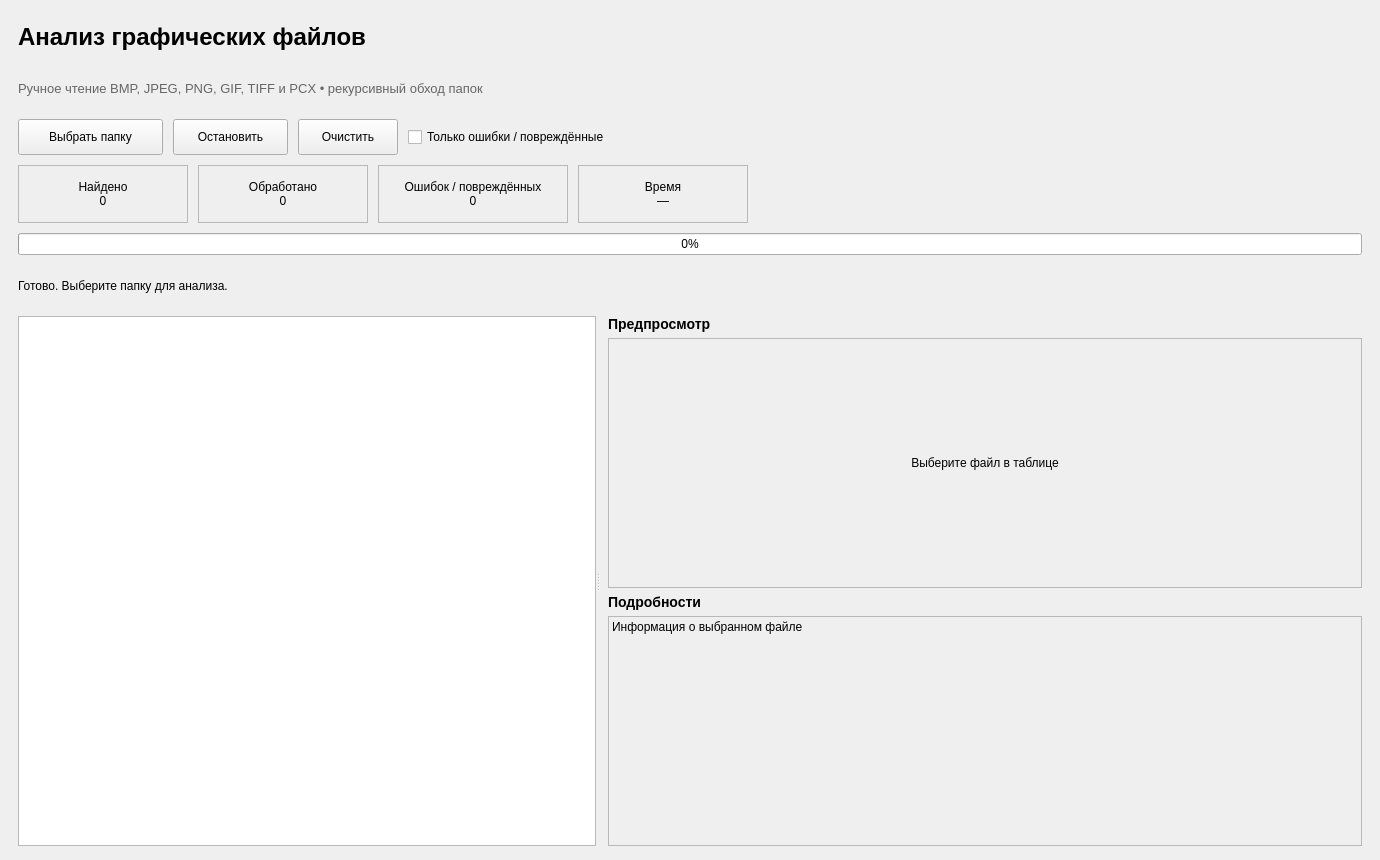
<?xml version="1.0" encoding="UTF-8"?>
<ui version="4.0">
 <class>MainWindow</class>
 <widget class="QMainWindow" name="MainWindow">
  <property name="geometry"><rect><x>0</x><y>0</y><width>1380</width><height>860</height></rect></property>
  <property name="minimumSize"><size><width>1050</width><height>680</height></size></property>
  <property name="windowTitle"><string>Анализ графических файлов — Лабораторная работа №2</string></property>
  <widget class="QWidget" name="centralWidget">
   <layout class="QVBoxLayout" name="rootLayout">
    <property name="leftMargin"><number>18</number></property><property name="topMargin"><number>16</number></property>
    <property name="rightMargin"><number>18</number></property><property name="bottomMargin"><number>14</number></property>
    <property name="spacing"><number>10</number></property>
    <item><widget class="QLabel" name="titleLabel"><property name="text"><string>Анализ графических файлов</string></property><property name="styleSheet"><string>font-size: 24px; font-weight: 700;</string></property></widget></item>
    <item><widget class="QLabel" name="subtitleLabel"><property name="text"><string>Ручное чтение BMP, JPEG, PNG, GIF, TIFF и PCX • рекурсивный обход папок</string></property><property name="styleSheet"><string>color: #666; font-size: 13px;</string></property></widget></item>
    <item>
     <layout class="QHBoxLayout" name="controlsLayout">
      <item><widget class="QPushButton" name="chooseButton"><property name="minimumSize"><size><width>145</width><height>36</height></size></property><property name="text"><string>Выбрать папку</string></property></widget></item>
      <item><widget class="QPushButton" name="stopButton"><property name="minimumSize"><size><width>115</width><height>36</height></size></property><property name="text"><string>Остановить</string></property></widget></item>
      <item><widget class="QPushButton" name="clearButton"><property name="minimumSize"><size><width>100</width><height>36</height></size></property><property name="text"><string>Очистить</string></property></widget></item>
      <item><widget class="QCheckBox" name="errorsOnlyCheck"><property name="text"><string>Только ошибки / повреждённые</string></property></widget></item>
      <item><spacer name="topSpacer"><property name="orientation"><enum>Qt::Horizontal</enum></property><property name="sizeHint" stdset="0"><size><width>40</width><height>20</height></size></property></spacer></item>
     </layout>
    </item>
    <item>
     <layout class="QHBoxLayout" name="statsLayout">
      <item><widget class="QLabel" name="foundCard"><property name="minimumSize"><size><width>170</width><height>58</height></size></property><property name="alignment"><set>Qt::AlignCenter</set></property><property name="frameShape"><enum>QFrame::StyledPanel</enum></property><property name="text"><string>Найдено
0</string></property></widget></item>
      <item><widget class="QLabel" name="processedCard"><property name="minimumSize"><size><width>170</width><height>58</height></size></property><property name="alignment"><set>Qt::AlignCenter</set></property><property name="frameShape"><enum>QFrame::StyledPanel</enum></property><property name="text"><string>Обработано
0</string></property></widget></item>
      <item><widget class="QLabel" name="errorCard"><property name="minimumSize"><size><width>190</width><height>58</height></size></property><property name="alignment"><set>Qt::AlignCenter</set></property><property name="frameShape"><enum>QFrame::StyledPanel</enum></property><property name="text"><string>Ошибок / повреждённых
0</string></property></widget></item>
      <item><widget class="QLabel" name="timeCard"><property name="minimumSize"><size><width>170</width><height>58</height></size></property><property name="alignment"><set>Qt::AlignCenter</set></property><property name="frameShape"><enum>QFrame::StyledPanel</enum></property><property name="text"><string>Время
—</string></property></widget></item>
      <item><spacer name="statsSpacer"><property name="orientation"><enum>Qt::Horizontal</enum></property><property name="sizeHint" stdset="0"><size><width>40</width><height>20</height></size></property></spacer></item>
     </layout>
    </item>
    <item><widget class="QProgressBar" name="progressBar"><property name="minimumHeight"><number>22</number></property><property name="value"><number>0</number></property><property name="textVisible"><bool>true</bool></property></widget></item>
    <item><widget class="QLabel" name="infoLabel"><property name="text"><string>Готово. Выберите папку для анализа.</string></property></widget></item>
    <item>
     <widget class="QSplitter" name="mainSplitter">
      <property name="orientation"><enum>Qt::Horizontal</enum></property>
      <widget class="QTableView" name="tableView">
       <property name="alternatingRowColors"><bool>true</bool></property>
       <property name="selectionBehavior"><enum>QAbstractItemView::SelectRows</enum></property>
       <property name="selectionMode"><enum>QAbstractItemView::SingleSelection</enum></property>
       <property name="sortingEnabled"><bool>false</bool></property>
      </widget>
      <widget class="QWidget" name="sidePanel">
       <layout class="QVBoxLayout" name="sideLayout">
        <property name="leftMargin"><number>8</number></property><property name="topMargin"><number>0</number></property>
        <item><widget class="QLabel" name="previewTitle"><property name="text"><string>Предпросмотр</string></property><property name="styleSheet"><string>font-weight: 600; font-size: 14px;</string></property></widget></item>
        <item><widget class="QLabel" name="previewLabel"><property name="minimumSize"><size><width>330</width><height>250</height></size></property><property name="text"><string>Выберите файл в таблице</string></property><property name="alignment"><set>Qt::AlignCenter</set></property><property name="frameShape"><enum>QFrame::StyledPanel</enum></property></widget></item>
        <item><widget class="QLabel" name="detailsTitle"><property name="text"><string>Подробности</string></property><property name="styleSheet"><string>font-weight: 600; font-size: 14px;</string></property></widget></item>
        <item><widget class="QLabel" name="selectedInfoLabel"><property name="minimumSize"><size><width>330</width><height>230</height></size></property><property name="text"><string>Информация о выбранном файле</string></property><property name="alignment"><set>Qt::AlignLeft|Qt::AlignTop</set></property><property name="wordWrap"><bool>true</bool></property><property name="margin"><number>10</number></property><property name="frameShape"><enum>QFrame::StyledPanel</enum></property></widget></item>
       </layout>
      </widget>
     </widget>
    </item>
   </layout>
  </widget>
 </widget>
 <resources/><connections/>
</ui>
